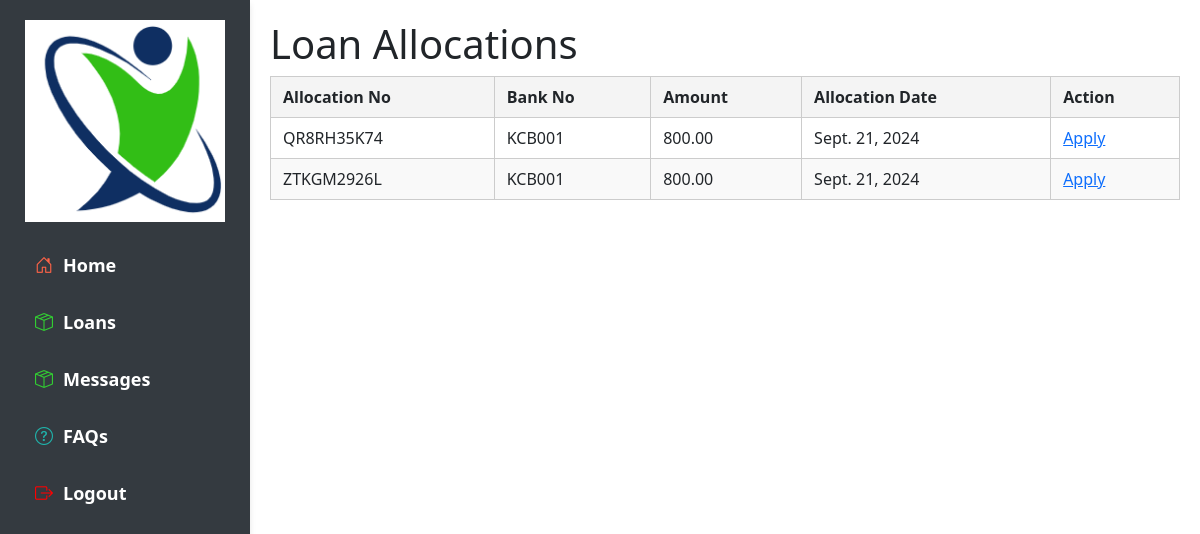
Page /Pesa/allocations/ on the committed database.
### Mashinani/models.py (models this page shows, shortened)
class Allocation(models.Model):
    allocation_id = models.AutoField(primary_key=True, unique=True)
    allocation_no = models.CharField(unique=True, max_length=50, help_text="Enter the Allocation Number", blank=True)
    bank_no = models.CharField(max_length=100, help_text="Enter Bank Number:")
    amount = models.DecimalField(max_digits=15, decimal_places=2, help_text="Enter Amount to Allocate")
    interest_rate = models.DecimalField(max_digits=15, decimal_places=2, help_text="Enter Interest Rate")
    allocation_date = models.DateField(help_text="Enter Date of Allocation", blank=True)

### Mashinani/views.py (the view)
# urls.py: path('allocations/', AllocationsView.as_view(), name='allocations-list'),
class AllocationsView(ListView):
    model = Allocation
    template_name = 'allocations_list.html'
    context_object_name = 'allocations'

### Mashinani/templates/allocations_list.html (shortened to what this page needs)
{% extends 'member_base_dashboard.html' %}
{% load static %}
{% block content %}
</head>
<body>
    <h1>Loan Allocations</h1>
    <table>
        <thead>
            <tr>
                <th>Allocation No</th>
                <th>Bank No</th>
                <th>Amount</th>
                <th>Allocation Date</th>
                <th>Action</th>
            </tr>
        </thead>
        <tbody>
            {% for allocation in allocations %}
                <tr>
                    <td>{{ allocation.allocation_no }}</td>
                    <td>{{ allocation.bank_no }}</td>
                    <td>{{ allocation.amount }}</td>
                    <td>{{ allocation.allocation_date }}</td>
                    <td><a href="{% url 'loan-application' allocation.allocation_no %}">Apply</a></td>
                </tr>
                {% empty %}
                <tr>
                    <td colspan="6">No allocations yet.</td>
                </tr>
            {% endfor %}
        </tbody>
    </table>
{% endblock %}

### Mashinani/static/css/base_dashboard.css (style rules this page uses)
body, h1, h2, h3, p, ul, li { margin: 0; padding: 0; }
body { font-family: 'Nunito', sans-serif; margin: 0; padding: 0; box-sizing: border-box; background-color: #f9f9f9; color: #333; }

### Mashinani/templates/allocations_list.html (style rules this page uses)
table { width: 100%; border-collapse: collapse; }
th, td { padding: 8px 12px; border: 1px solid #ccc; }
th { background-color: #f4f4f4; }
tr:nth-child(even) { background-color: #f9f9f9; }

### rows in the picture
Allocation: allocation_no "QR8RH35K74", bank_no "KCB001", amount "800.00", allocation_date "Sept. 21, 2024"
Allocation: allocation_no "ZTKGM2926L", bank_no "KCB001", amount "800.00", allocation_date "Sept. 21, 2024"
